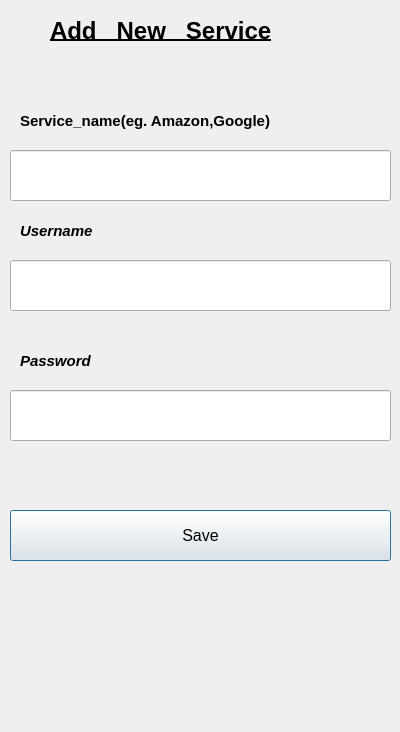
<?xml version="1.0" encoding="UTF-8"?>
<ui version="4.0">
 <class>Dialog</class>
 <widget class="QDialog" name="Dialog">
  <property name="geometry">
   <rect>
    <x>0</x>
    <y>0</y>
    <width>400</width>
    <height>732</height>
   </rect>
  </property>
  <property name="windowTitle">
   <string>addnewservice</string>
  </property>
  <widget class="QLabel" name="addnewservicelabel">
   <property name="geometry">
    <rect>
     <x>50</x>
     <y>0</y>
     <width>331</width>
     <height>61</height>
    </rect>
   </property>
   <property name="font">
    <font>
     <pointsize>18</pointsize>
     <weight>75</weight>
     <bold>true</bold>
     <underline>true</underline>
    </font>
   </property>
   <property name="text">
    <string>Add   New   Service</string>
   </property>
  </widget>
  <widget class="QLineEdit" name="servicenamelineEdit">
   <property name="geometry">
    <rect>
     <x>10</x>
     <y>150</y>
     <width>381</width>
     <height>51</height>
    </rect>
   </property>
   <property name="font">
    <font>
     <pointsize>18</pointsize>
    </font>
   </property>
   <property name="text">
    <string/>
   </property>
  </widget>
  <widget class="QLineEdit" name="usernamelineedit">
   <property name="geometry">
    <rect>
     <x>10</x>
     <y>260</y>
     <width>381</width>
     <height>51</height>
    </rect>
   </property>
   <property name="font">
    <font>
     <pointsize>18</pointsize>
    </font>
   </property>
   <property name="text">
    <string/>
   </property>
  </widget>
  <widget class="QLineEdit" name="passwordlineedit">
   <property name="geometry">
    <rect>
     <x>10</x>
     <y>390</y>
     <width>381</width>
     <height>51</height>
    </rect>
   </property>
   <property name="font">
    <font>
     <pointsize>18</pointsize>
    </font>
   </property>
   <property name="text">
    <string/>
   </property>
  </widget>
  <widget class="QPushButton" name="savebutton">
   <property name="geometry">
    <rect>
     <x>10</x>
     <y>510</y>
     <width>381</width>
     <height>51</height>
    </rect>
   </property>
   <property name="font">
    <font>
     <pointsize>12</pointsize>
    </font>
   </property>
   <property name="text">
    <string>Save</string>
   </property>
  </widget>
  <widget class="QLabel" name="servicenamelabel">
   <property name="geometry">
    <rect>
     <x>20</x>
     <y>100</y>
     <width>271</width>
     <height>41</height>
    </rect>
   </property>
   <property name="font">
    <font>
     <pointsize>11</pointsize>
     <weight>75</weight>
     <bold>true</bold>
    </font>
   </property>
   <property name="text">
    <string>Service_name(eg. Amazon,Google)</string>
   </property>
  </widget>
  <widget class="QLabel" name="usernamelabel">
   <property name="geometry">
    <rect>
     <x>20</x>
     <y>210</y>
     <width>191</width>
     <height>41</height>
    </rect>
   </property>
   <property name="font">
    <font>
     <pointsize>11</pointsize>
     <weight>75</weight>
     <italic>true</italic>
     <bold>true</bold>
    </font>
   </property>
   <property name="text">
    <string>Username</string>
   </property>
  </widget>
  <widget class="QLabel" name="passwordlabel">
   <property name="geometry">
    <rect>
     <x>20</x>
     <y>340</y>
     <width>191</width>
     <height>41</height>
    </rect>
   </property>
   <property name="font">
    <font>
     <pointsize>11</pointsize>
     <weight>75</weight>
     <italic>true</italic>
     <bold>true</bold>
    </font>
   </property>
   <property name="text">
    <string>Password</string>
   </property>
  </widget>
 </widget>
 <resources/>
 <connections/>
</ui>
